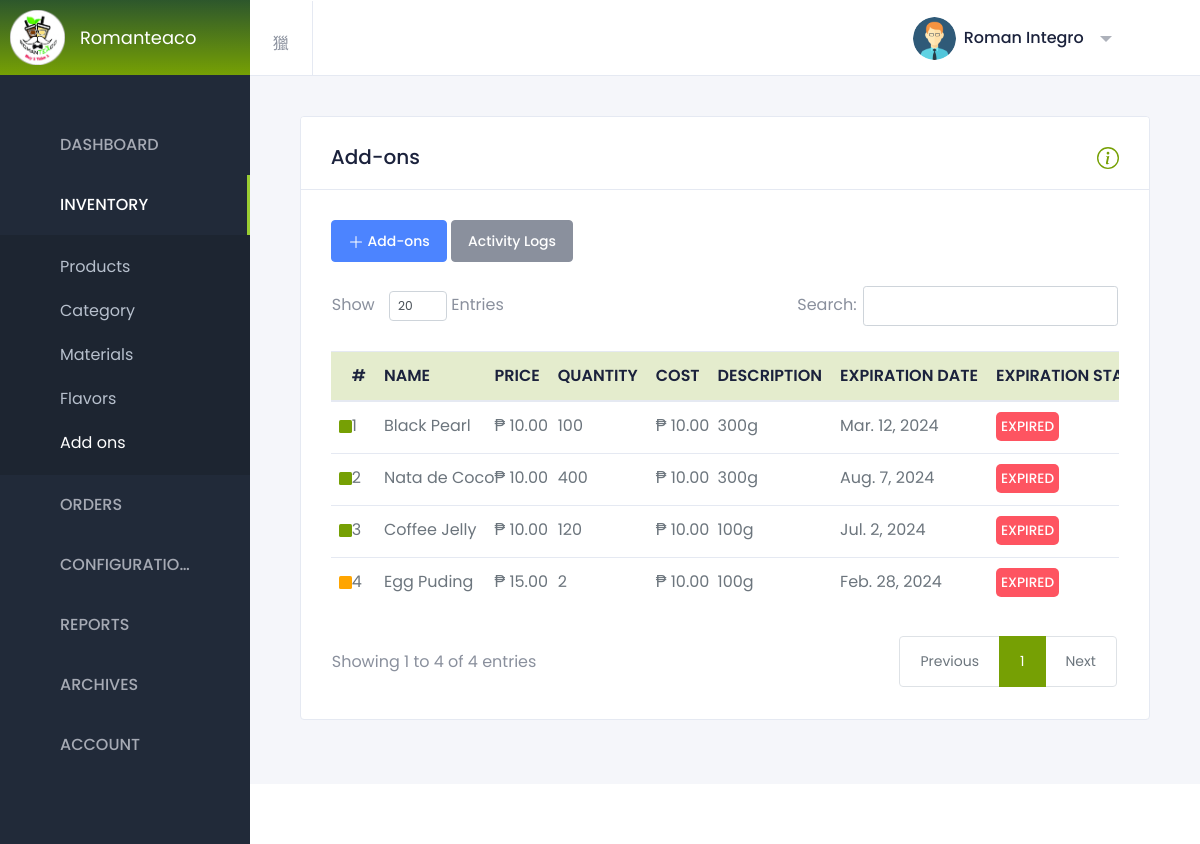
The page /add-ons.php (signed in) on the database its author committed.
### tables this page shows
CREATE TABLE `system_settings` (
  `id` int(11) NOT NULL,
  `store_name` varchar(255) NOT NULL,
  `logo` varchar(255) NOT NULL,
  `email` varchar(255) NOT NULL,
  `opening_hours` varchar(255) NOT NULL,
  `address` varchar(255) NOT NULL,
  `contact_number` varchar(255) NOT NULL,
  `gcash_qr` varchar(255) NOT NULL,
  `gcash_number` varchar(255) NOT NULL
);

CREATE TABLE `add_ons1` (
  `add_id` int(233) NOT NULL,
  `name` varchar(233) NOT NULL,
  `price` int(233) NOT NULL,
  `quantity` int(122) NOT NULL,
  `cost` int(11) NOT NULL,
  `measurement` varchar(233) NOT NULL,
  `status` varchar(233) DEFAULT NULL,
  `expiration_date` date DEFAULT NULL,
  `expiration_status` varchar(233) NOT NULL,
  `date` date NOT NULL DEFAULT current_timestamp(),
  `time` time NOT NULL DEFAULT current_timestamp()
);

### add-ons.php (the view, shortened to what this page needs)
<?php
include("connection/connect.php");
?>
<!DOCTYPE html>
<html lang="en" dir="ltr">
  <head>
    <link href="https://cdn.materialdesignicons.com/4.4.95/css/materialdesignicons.min.css" rel="stylesheet" />
    <link href="assets/plugins/nprogress/nprogress.css" rel="stylesheet" />
    <link rel="stylesheet" href="animations.css">
    <link href='assets/plugins/data-tables/datatables.bootstrap4.min.css' rel='stylesheet'>
    <link href='assets/plugins/data-tables/jquery.datatables.min.css' rel='stylesheet'>
    <link id="sleek-css" rel="stylesheet" href="assets/css/sleek.css" />
  </head>
  <body class="header-fixed sidebar-fixed sidebar-dark header-light" id="body">
    <div class="wrapper">
        <?php
        $page = "inventory";
        $subpage = "add_ons";
        include("./sidebar.php");
       ?>
        <div class="page-wrapper">
          <header class="main-header " id="header">
            <nav class="navbar navbar-static-top navbar-expand-lg">
              <button id="sidebar-toggler" class="sidebar-toggle">
              </button>
              <div class="navbar-right ">
                <ul class="nav navbar-nav">
                  <li class="dropdown user-menu">
    <button href="#" class="dropdown-toggle nav-link" data-toggle="dropdown">
        <?php
        $query = "SELECT * FROM admin_user";
        $result = mysqli_query($db, $query);
        if ($result) {
            $userData = mysqli_fetch_assoc($result);
            if (!empty($userData['image'])) {
                $imageURL = $userData['image'];
                echo '<img src="' . $imageURL . '" alt="User Image" style="height: 43px; width: 43px; border-radius: 50%;">';
            } else {
                echo 'No image found.';
            }
            echo '<span class="d-none d-lg-inline-block">' . $userData['fname'] . ' ' . $userData['lname'] . '</span>';
        } else {
            echo 'Database query failed.';
        }
        ?>
    </button>
</li>
                </ul>
              </div>
            </nav>
          </header>
          <div class="content-wrapper">
            <div class="content">
<div class="row">
<div class="col-12">
    <div class="card card-default">
        <div class="card-header card-header-border-bottom d-flex justify-content-between">
            <h2>Add-ons</h2>
            <button id="showModalBtn" data-toggle="modal" data-target="#myModal"></button>
        </div>
        <div class="card-body">
        <?php
$query = "SELECT * FROM add_ons1";
$result = mysqli_query($db, $query);
$query = "SELECT * FROM add_ons1";
$result = mysqli_query($db, $query);
while ($row = mysqli_fetch_assoc($result)) {
    if ($row['quantity'] == 0) {
        $newStatus = 'unavailable';
    } else {
        $newStatus = 'available';
    }
    $updateQuery1 = "UPDATE add_ons1 SET status = '$newStatus' WHERE add_id = {$row['add_id']}";
    mysqli_query($db, $updateQuery1);
    $updateQuery2 = "UPDATE add_ons SET status = '$newStatus' WHERE add_id = {$row['add_id']}";
    mysqli_query($db, $updateQuery2);
}
$productData = array();
$query = "SELECT * FROM add_ons1";
$result = mysqli_query($db, $query);
while ($row = mysqli_fetch_assoc($result)) {
    $productData[] = $row;
}
?>
               <button class="btn btn-primary" data-toggle="modal" data-target="#addMaterialModal"><svg xmlns="http://www.w3.org/2000/svg" width="16" height="16" fill="currentColor" class="bi bi-plus-lg" viewBox="0 0 16 16">
  <path fill-rule="evenodd" d="M8 2a.5.5 0 0 1 .5.5v5h5a.5.5 0 0 1 0 1h-5v5a.5.5 0 0 1-1 0v-5h-5a.5.5 0 0 1 0-1h5v-5A.5.5 0 0 1 8 2Z"/>
</svg>&nbsp;Add-ons</button>
<button class="btn btn-secondary" data-toggle="modal" data-target="#activityLogsModal">Activity Logs</button>
               <div class="expendable-data-table">
                <br>
                <table id="expendable-data-table" class="table display nowrap" style="width:100%">
               <thead style="background-color: #e4eccd">
                        <tr>
                        <th scope="col"></th>
                            <th scope="col">#</th>
                            <th scope="col">NAME</th>
                            <th scope="col">PRICE</th>
                            <th scope="col">QUANTITY</th>
                            <th scope="col">COST</th>
                            <th scope="col">DESCRIPTION</th>
                            <th scope="col">EXPIRATION DATE</th>
                            <th scope="col">EXPIRATION STATUS</th>
                        </tr>
                    </thead>
                   <tbody>
                       <?php $rowCount = 1; foreach ($productData as $product): ?>
                           <tr>
                           <td style="padding-left: .5rem">
    <?php
    $squareFillColor = '#76a004';
    $triangleFill = false;
    if ($product['quantity'] >= 1 && $product['quantity'] <= 20) {
        $squareFillColor = 'orange';
    } else if ($product['quantity'] == 0) {
        $triangleFill = true;
    }
    ?>
    <?php if (!$triangleFill) { ?>
        <svg xmlns="http://www.w3.org/2000/svg" width="13" height="13" fill="<?php echo $squareFillColor; ?>" class="bi bi-square-fill" viewBox="0 0 16 16">
            <path d="M0 2a2 2 0 0 1 2-2h12a2 2 0 0 1 2 2v12a2 2 0 0 1-2 2H2a2 2 0 0 1-2-2V2z"/>
        </svg>
    <?php } ?>
</td>
                               <td><?php echo $rowCount; ?></td>
                               <td><?php echo $product['name']; ?></td>
                               <td>₱ <?php echo number_format($product['price'], 2); ?></td>
                               <td><?php echo number_format($product['quantity']); ?></td>
                               <td>₱ <?php echo number_format($product['cost'], 2); ?></td>
                               <td><?php echo $product['measurement']; ?></td>
                               <?php
$currentDate = date('Y-m-d H:i:s');
$threshold = 90 * 24 * 60 * 60;
$expirationTimestamp = strtotime($product['expiration_date']);
$timeDifference = $expirationTimestamp - strtotime($currentDate);
if ($product['expiration_date']==null) {
    $expirationStatus = "N/A";
    $backgroundColor = "#4d5561";
}
elseif ($timeDifference <= 0) {
    $expirationStatus = "EXPIRED";
    $backgroundColor = "#fe5461";
} elseif ($timeDifference <= $threshold) {
    $expirationStatus = "NEARLY EXPIRED";
    $backgroundColor = "orange";
} else {
    $expirationStatus = "GOOD";
    $backgroundColor = "#76a004";
}
echo '<td>' . ($product["expiration_date"] ? date('M. j, Y', $expirationTimestamp) : "N/A") . '</td>';
echo '<td><span style="background-color: ' . $backgroundColor . '; border-radius: 5px; padding: 5px; text-transform: uppercase; color: white; font-size: 85%; font-weight: 500;">' . $expirationStatus . '</span></td>';
?>
                           </tr>
                           <?php
                                $rowCount++;
                                endforeach;
                            ?>
                   </tbody>
               </table>
        </div>
    </div>
</div>
</div>
      </div>
    </div>
    <footer class="footer mt-auto">
      <div class="copyright bg-white">
      </div>
    </footer>
    </div>
  </div>
</body>
</html>

### sidebar.php (shortened to what this page needs)
<aside class="left-sidebar bg-sidebar">
    <div id="sidebar" class="sidebar sidebar-with-footer">
    <div class="app-brand">
        <a href="#" title="Sleek Dashboard">
        <?php
    $query = "SELECT * FROM system_settings";
    $result = mysqli_query($db, $query);
    if ($result) {
        $productData = mysqli_fetch_assoc($result);
        if (!empty($productData['logo'])) {
            $imageURL = $productData['logo'];
            echo '<img src="' . $imageURL . '" alt="Product Image" style="height: 55px; width: 55px; margin-left: -15px;">';
        } else {
            echo 'No image found.';
        }
    } else {
        echo 'Database query failed.';
    }
    ?>
        <?php
$query = "SELECT store_name FROM system_settings";
$result = mysqli_query($db, $query);
if ($row = mysqli_fetch_assoc($result)) {
    $storeName = $row['store_name'];
}
?>
<span class="brand-name text-truncate"><?php echo $storeName; ?></span>
        </a>
    </div>
    <div class="" data-simplebar style="height: 100%;">
        <ul class="nav sidebar-inner" id="sidebar-menu">
        <li class="has-sub <?=$page == "dashboard" ? "active expand": ""?>">
            <a class="sidenav-item-link" href="javascript:void(0)" data-toggle="collapse" data-target="#dashboard"
            aria-expanded="false" aria-controls="dashboard">
            <span class="nav-text">Dashboard</span> <b class="caret"></b>
            </a>
        </li>
        <li class="has-sub <?=$page == "inventory" ? "active expand": ""?>">
            <a class="sidenav-item-link" href="javascript:void(0)" data-toggle="collapse" data-target="#tables"
            aria-expanded="false" aria-controls="tables">
            <span class="nav-text">Inventory</span> <b class="caret"></b>
            </a>
            <ul class="collapse <?=$page == "inventory" ? "show": ""?>" id="tables" data-parent="#sidebar-menu">
            <div class="sub-menu">
<li class="has-sub <?=$subpage == "products" ? "active expand": ""?>">
<a class="sidenav-item-link" href="javascript:void(0)" data-toggle="collapse" data-target="#data-tables"
aria-expanded="false" aria-controls="data-tables">
<span class="nav-text">Products</span> <b class="caret"></b>
</a>
</li>
                <li class="<?=$subpage == "category" ? "active": ""?>">
                <a class="sidenav-item-link" href="category.php">
                    <span class="nav-text">Category</span>
                </a>
                </li>
                <li class="<?=$subpage == "materials" ? "active": ""?>">
                <a class="sidenav-item-link" href="materials.php">
                    <span class="nav-text">Materials</span>
                </a>
                </li>
                <li class="<?=$subpage == "flavors" ? "active": ""?>">
                <a class="sidenav-item-link" href="flavors.php">
                    <span class="nav-text">Flavors</span>
                </a>
                </li>
                <li class="<?=$subpage == "add_ons" ? "active": ""?>">
                <a class="sidenav-item-link" href="add-ons.php">
                    <span class="nav-text">Add ons</span>
                </a>
                </li>
            </div>
            </ul>
        </li>
        <li class="has-sub <?=$page == "orders" ? "active expand": ""?>">
            <a onclick="stopSound();" class="sidenav-item-link" href="javascript:void(0)" data-toggle="collapse" data-target="#app"
            aria-expanded="false" aria-controls="app">
            <span class="nav-text" onclick="stopSound();">Orders</span>
            <b class="caret"></b>
            </a>
        </li>
        <li class="has-sub <?=$page == "config" ? "active expand": ""?>">
            <a class="sidenav-item-link" href="javascript:void(0)" data-toggle="collapse" data-target="#widgets1"
            aria-expanded="false" aria-controls="widgets1">
            <span class="nav-text">Configuration</span> <b class="caret"></b>
            </a>
        </li>
        <li class="has-sub <?=$page == "report1" ? "active expand": ""?>">
            <a class="sidenav-item-link" href="javascript:void(0)" data-toggle="collapse" data-target="#widgets2"
            aria-expanded="false" aria-controls="widgets2">
            <span class="nav-text">Reports</span> <b class="caret"></b>
            </a>
        </li>
        <li class="has-sub <?=$page == "archives" ? "active expand": ""?>">
            <a class="sidenav-item-link" href="javascript:void(0)" data-toggle="collapse" data-target="#widget"
            aria-expanded="false" aria-controls="widget">
            <span class="nav-text">Archives</span> <b class="caret"></b>
            </a>
        </li>
        <li class="has-sub <?=$page == "account" ? "active expand": ""?>">
            <a class="sidenav-item-link" href="javascript:void(0)" data-toggle="collapse" data-target="#widgets"
            aria-expanded="false" aria-controls="widgets">
            <span class="nav-text">Account</span> <b class="caret"></b>
            </a>
        </li>
        </ul>
    </div>
    </div>
</aside>

### add-ons.php (style rules this page uses)
.content { animation: transitionIn-Y-bottom 1s; }
#expendable-data-table th { font-weight: 600; }

### rows shown on the page
system_settings: logo (picture), store_name "Romanteaco"
add_ons1: name "Black Pearl", price "10.00", quantity "100", cost "10.00", measurement "300g", expiration_date "Mar. 12, 2024", expiration_date "EXPIRED"
add_ons1: name "Nata de Coco", price "10.00", quantity "400", cost "10.00", measurement "300g", expiration_date "Aug. 7, 2024", expiration_date "EXPIRED"
add_ons1: name "Coffee Jelly", price "10.00", quantity "120", cost "10.00", measurement "100g", expiration_date "Jul. 2, 2024", expiration_date "EXPIRED"
add_ons1: name "Egg Puding", price "15.00", quantity "2", cost "10.00", measurement "100g", expiration_date "Feb. 28, 2024", expiration_date "EXPIRED"

### other values the page prints
$userData['fname'] "Roman"
$userData['lname'] "Integro"
